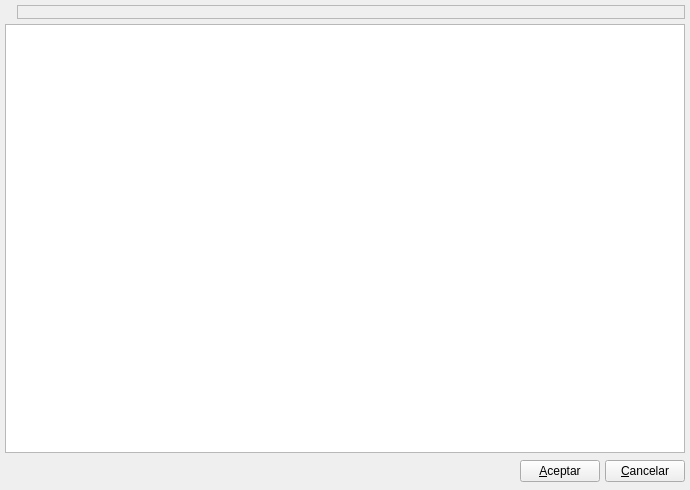
<ui version="4.0" >
 <author>Tomeu Borrás Riera</author>
 <class>ListAlmacenBase</class>
 <widget class="QWidget" name="ListAlmacenBase" >
  <property name="geometry" >
   <rect>
    <x>0</x>
    <y>0</y>
    <width>690</width>
    <height>490</height>
   </rect>
  </property>
  <property name="windowTitle" >
   <string>Tallas</string>
  </property>
  <property name="windowIcon" >
   <iconset/>
  </property>
  <layout class="QGridLayout" >
   <property name="margin" >
    <number>5</number>
   </property>
   <property name="spacing" >
    <number>5</number>
   </property>
   <item row="2" column="0" >
    <layout class="QHBoxLayout" >
     <property name="margin" >
      <number>0</number>
     </property>
     <property name="spacing" >
      <number>5</number>
     </property>
     <item>
      <spacer>
       <property name="orientation" >
        <enum>Qt::Horizontal</enum>
       </property>
       <property name="sizeHint" >
        <size>
         <width>151</width>
         <height>27</height>
        </size>
       </property>
      </spacer>
     </item>
     <item>
      <widget class="QPushButton" name="mui_aceptar" >
       <property name="text" >
        <string>&amp;Aceptar</string>
       </property>
      </widget>
     </item>
     <item>
      <widget class="QPushButton" name="mui_cancelar" >
       <property name="text" >
        <string>&amp;Cancelar</string>
       </property>
      </widget>
     </item>
    </layout>
   </item>
   <item row="1" column="0" >
    <widget class="ListAlmacenSubForm" name="mui_listado" >
     <property name="horizontalScrollMode" >
      <enum>QAbstractItemView::ScrollPerPixel</enum>
     </property>
    </widget>
   </item>
   <item row="0" column="0" >
    <layout class="QHBoxLayout" >
     <property name="margin" >
      <number>0</number>
     </property>
     <property name="spacing" >
      <number>5</number>
     </property>
     <item>
      <widget class="QLabel" name="label" >
       <property name="pixmap" >
        <pixmap resource="../../../bulmages.qrc" >:/Bulmafact48x48/images/png/48x48/i_bulmages_articulos.48x48.png</pixmap>
       </property>
      </widget>
     </item>
     <item>
      <widget class="QFrame" name="frame" >
       <property name="sizePolicy" >
        <sizepolicy>
         <hsizetype>7</hsizetype>
         <vsizetype>5</vsizetype>
         <horstretch>0</horstretch>
         <verstretch>0</verstretch>
        </sizepolicy>
       </property>
       <property name="frameShape" >
        <enum>QFrame::StyledPanel</enum>
       </property>
       <property name="frameShadow" >
        <enum>QFrame::Raised</enum>
       </property>
      </widget>
     </item>
    </layout>
   </item>
  </layout>
 </widget>
 <layoutdefault spacing="2" margin="6" />
 <customwidgets>
  <customwidget>
   <class>ListAlmacenSubForm</class>
   <extends>QTableWidget</extends>
   <header>listalmacenview.h</header>
  </customwidget>
 </customwidgets>
 <resources>
  <include location="../../../bulmages.qrc" />
 </resources>
 <connections>
  <connection>
   <sender>mui_cancelar</sender>
   <signal>clicked()</signal>
   <receiver>ListAlmacenBase</receiver>
   <slot>close()</slot>
   <hints>
    <hint type="sourcelabel" >
     <x>311</x>
     <y>563</y>
    </hint>
    <hint type="destinationlabel" >
     <x>6</x>
     <y>564</y>
    </hint>
   </hints>
  </connection>
 </connections>
</ui>
